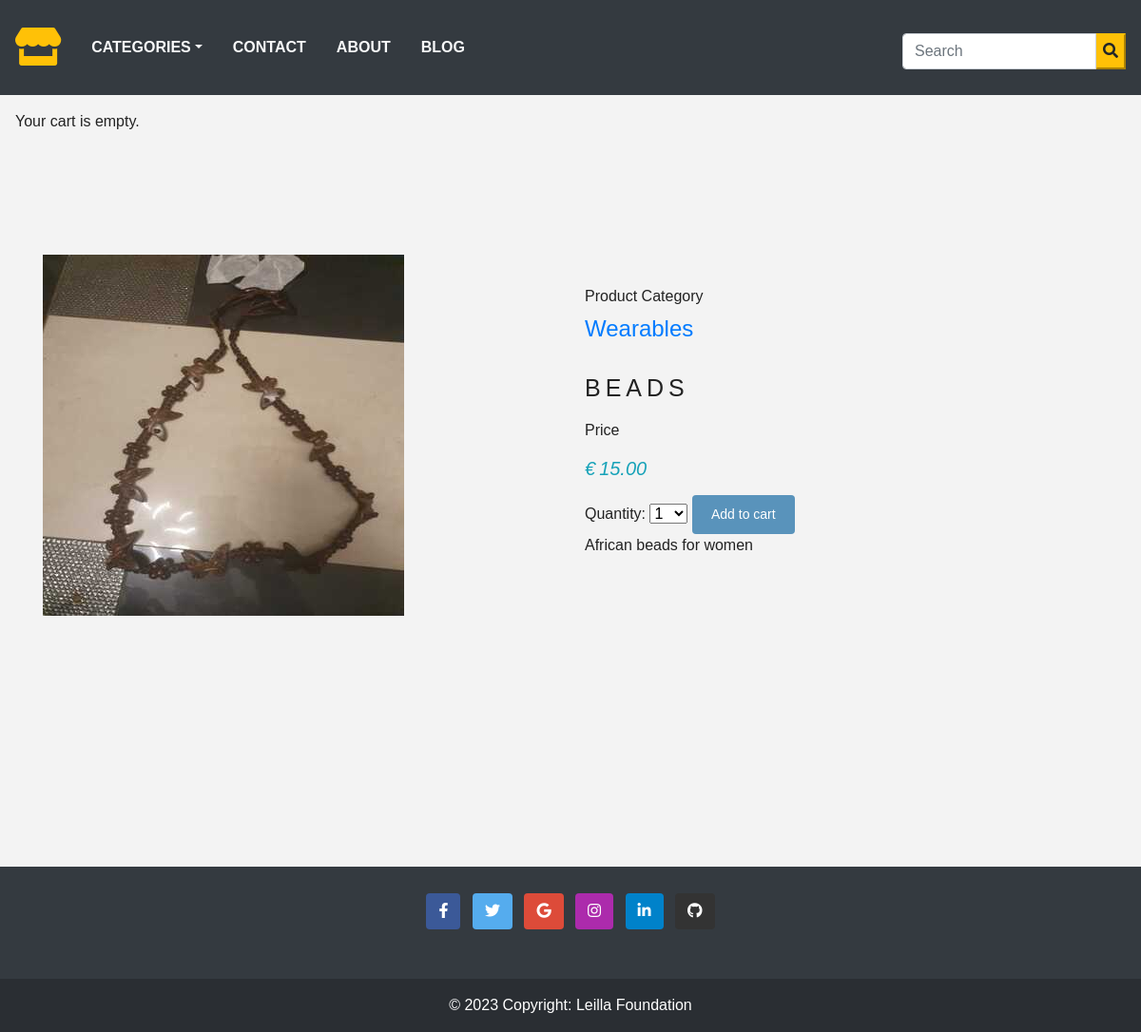
The app's page /3/beads/ with its own data.
### shop/models.py (models this page shows, shortened)
class Product(models.Model):
    category = models.ForeignKey(Category,
                                 related_name='products',
                                 on_delete=models.CASCADE)
    name = models.CharField(max_length=200)
    slug = models.SlugField(max_length=200)
    image = models.ImageField(upload_to='products/%Y/%m/%d',
                              blank=True)
    description = models.TextField(blank=True)
    price = models.DecimalField(max_digits=10,
                                decimal_places=2)
    available = models.BooleanField(default=True)
    created = models.DateTimeField(auto_now_add=True)
    updated = models.DateTimeField(auto_now=True)
    class Meta:
        ordering = ['name']
        indexes = [
            models.Index(fields=['id', 'slug']),
            models.Index(fields=['name']),
            models.Index(fields=['-created']),
        ]

class Category(models.Model):
    name = models.CharField(max_length=200)
    slug = models.SlugField(max_length=200,
                            unique=True)
    class Meta:
        ordering = ['name']
        indexes = [
            models.Index(fields=['name']),
        ]
        verbose_name = 'category'
        verbose_name_plural = 'categories'
    def __str__(self):
        return self.name
    def get_absolute_url(self):
        return reverse('shop:product_list_by_category',
                            args=[self.slug])

### shop/views.py (the view)
# urls.py: path('<int:id>/<slug:slug>/', views.product_detail, name="product_detail"),
def product_detail(request, id, slug):
    product = get_object_or_404(Product, id=id,
                                slug=slug, available=True)
    cart_product_form = CartAddProductForm()
    return render(request,
                    'shop/product/detail.html',
                    {'product': product,
                    'cart_product_form': cart_product_form})

### cart/forms.py
class CartAddProductForm(forms.Form):
    quantity = forms.TypedChoiceField(
                                    choices=PRODUCT_QUANTITY_CHOICES,
                                    coerce=int)
    """
    indicate whether the quantity has to be added to any existing quantity in the cart for this
    product (False), or whether the existing quantity has to be overridden with the given quantity (True)
    use a HiddenInput to hide widget from display
    """
    override = forms.BooleanField(required=False,
                                initial=False,
                                widget=forms.HiddenInput)

### cart/cart.py (called while the page is built)
    def __len__(self):
        return sum(item['quantity'] for item in self.cart.values())

### cart/context_processors.py (called while the page is built)
def cart(request):
    return {'cart': Cart(request)}

### shop/templates/shop/product/detail.html (shortened to what this page needs)
{% extends "shop/base.html" %}
{% load static %}
{% block content %}
<div class="container py-5">
    <div class="row mt-5">
        <div class="col-10 mx-auto col-md-6 my-3">
            <img src="{% if product.image %}{{ product.image.url }}{% else %}
    {% static 'img/no_image.png' %}{% endif %}">
        </div>
        <div class="col-10 mx-auto col-md-6 my-5">
            <p class="text-justify product_text mb-2">Product Category</p>
            <h4>
                <a href="{{ product.category.get_absolute_url }}">
                    {{ product.category }}
                </a>
            </h4>
            <br>
            <h3 class="product_title pt-0 ">{{product.name}}</h3>
            <p class="text-justify product_text mb-3">Price</p>
            <h5 class="text-info font-italic mb-3">
                <span class="mr-1">€</span>{{product.price}}
            </h5>
            <form action="{% url 'cart:cart_add' product.id %}" method="post">
                {{ cart_product_form }}
                <input type="submit" value="Add to cart">
              </form>
            {{ product.description|linebreaks }}
        </div>
    </div>
</div>
{% endblock %}

### shop/static/css/base.css (style rules this page uses)
body { margin:0; padding:0; font-family:helvetica, sans-serif; background: #f3f3f3; }
a.button, input[type="submit"] { color:#fff; background:#5993bb; border-radius:4px; padding:10px 20px; font-size:14px; border:0; }
.product_title { font-size: 25px; text-transform: uppercase; letter-spacing: .2em; padding-top: 15px; padding-bottom: 10px; }
.product_text { padding-right: 20px; }

### shop/static/css/pdf.css (style rules this page uses)
body { font-family:Helvetica, sans-serif; color:#222; line-height:1.5; }

### records on screen
Product: image (picture), category "Wearables", name "BEADS", price "15.00", description "African beads for women"
